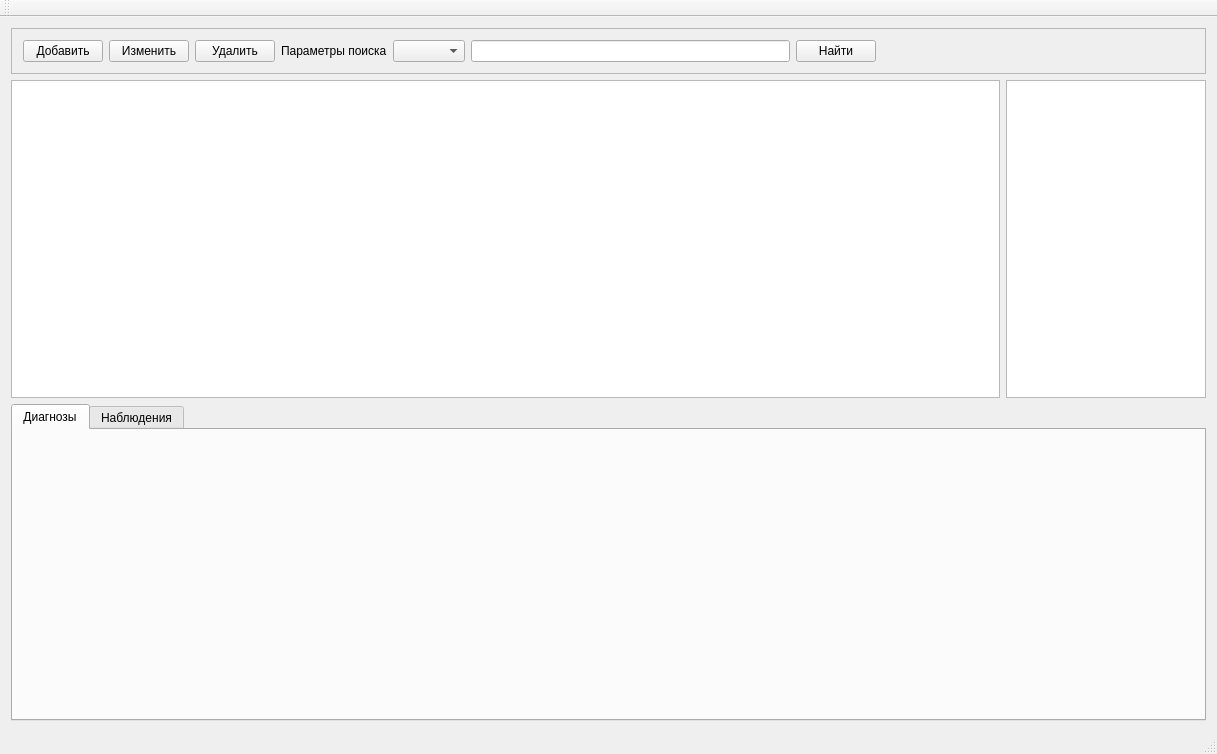
<?xml version="1.0" encoding="UTF-8"?>
<ui version="4.0">
 <class>MainWindow</class>
 <widget class="QMainWindow" name="MainWindow">
  <property name="geometry">
   <rect>
    <x>0</x>
    <y>0</y>
    <width>1217</width>
    <height>754</height>
   </rect>
  </property>
  <property name="windowTitle">
   <string>MainWindow</string>
  </property>
  <widget class="QWidget" name="centralWidget">
   <layout class="QVBoxLayout" name="verticalLayout">
    <item>
     <widget class="QFrame" name="frame">
      <property name="frameShape">
       <enum>QFrame::StyledPanel</enum>
      </property>
      <property name="frameShadow">
       <enum>QFrame::Raised</enum>
      </property>
      <layout class="QHBoxLayout" name="horizontalLayout_2">
       <item>
        <widget class="QPushButton" name="pushButton_add">
         <property name="text">
          <string>Добавить</string>
         </property>
        </widget>
       </item>
       <item>
        <widget class="QPushButton" name="pushButton_edit">
         <property name="text">
          <string>Изменить</string>
         </property>
        </widget>
       </item>
       <item>
        <widget class="QPushButton" name="pushButton_del">
         <property name="text">
          <string>Удалить</string>
         </property>
        </widget>
       </item>
       <item>
        <widget class="QLabel" name="label">
         <property name="text">
          <string>Параметры поиска</string>
         </property>
        </widget>
       </item>
       <item>
        <widget class="QComboBox" name="comboBox_search_param"/>
       </item>
       <item>
        <widget class="QLineEdit" name="lineEdit_search_string"/>
       </item>
       <item>
        <widget class="QPushButton" name="pushButton_find">
         <property name="text">
          <string>Найти</string>
         </property>
        </widget>
       </item>
       <item>
        <spacer name="horizontalSpacer">
         <property name="orientation">
          <enum>Qt::Horizontal</enum>
         </property>
         <property name="sizeHint" stdset="0">
          <size>
           <width>40</width>
           <height>20</height>
          </size>
         </property>
        </spacer>
       </item>
      </layout>
     </widget>
    </item>
    <item>
     <layout class="QHBoxLayout" name="horizontalLayout">
      <item>
       <widget class="QTableView" name="tableView_patients"/>
      </item>
      <item>
       <widget class="QListView" name="listView_patient_short_info">
        <property name="maximumSize">
         <size>
          <width>200</width>
          <height>16777215</height>
         </size>
        </property>
       </widget>
      </item>
     </layout>
    </item>
    <item>
     <widget class="QTabWidget" name="tabWidget">
      <property name="currentIndex">
       <number>0</number>
      </property>
      <property name="movable">
       <bool>true</bool>
      </property>
      <widget class="QWidget" name="tab_diagnos">
       <attribute name="title">
        <string>Диагнозы</string>
       </attribute>
      </widget>
      <widget class="QWidget" name="tab_view_control">
       <attribute name="title">
        <string>Наблюдения</string>
       </attribute>
      </widget>
     </widget>
    </item>
   </layout>
  </widget>
  <widget class="QMenuBar" name="menuBar">
   <property name="geometry">
    <rect>
     <x>0</x>
     <y>0</y>
     <width>1217</width>
     <height>20</height>
    </rect>
   </property>
  </widget>
  <widget class="QToolBar" name="mainToolBar">
   <attribute name="toolBarArea">
    <enum>TopToolBarArea</enum>
   </attribute>
   <attribute name="toolBarBreak">
    <bool>false</bool>
   </attribute>
  </widget>
  <widget class="QStatusBar" name="statusBar"/>
 </widget>
 <layoutdefault spacing="6" margin="11"/>
 <resources/>
 <connections/>
</ui>
